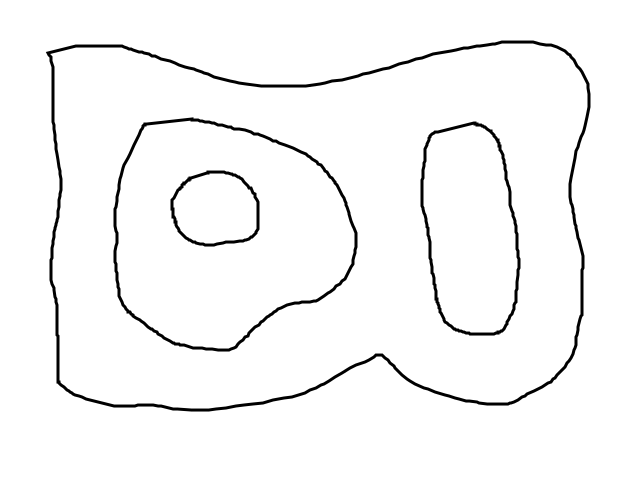
#> input picture test1.png, 640 x 480 px
$ python utils.py
#> lines starting #> are read from the running program, lines starting #| are printed output that depends on the picture; after the words box and inside, x2 and y2 are one past the last pixel; in counts of white or black regions, pixels touching at a corner belong together
import cv2
import numpy as np
import math
import csv
from matplotlib import pyplot as plt
from collections import defaultdict


# [21 lines left out: function readMultiLayerCSV, not called in this run]


class UnionFind(object):
    """
    构造函数。初始化一个并查集，其中的元素为0到n-1。
    father列表储存每个元素的父节点；初始化时，每个元素父节点都是其自身。
    """

    def __init__(self, n):
        self.father = [i for i in range(n)]

    # [46 lines left out: functions find, union, groups, judgeDilationDirection, not called in this run]


class ImageProcessor:
    def __init__(self):
        self.image_path = "test1.png"
        self.output_path = "test1.csv"

    @staticmethod
    def contour_similarity(c1, c2):
        return cv2.matchShapes(c1, c2, cv2.CONTOURS_MATCH_I3, 0)

    def process_image(self, image_path, output_path):
#> called with image_path = 'test1.png', output_path = 'test1.csv'
        self.image_path = image_path
        self.output_path = output_path

        image = cv2.imread(self.image_path, cv2.IMREAD_GRAYSCALE)
#> image is the input picture: shape (480, 640); min 0, max 255, mean 246.7
        plt.subplot(131), plt.imshow(image, cmap='gray'), plt.axis("off"), plt.title("Original Image")

        _, binary = cv2.threshold(image, 127, 255, cv2.THRESH_BINARY_INV)
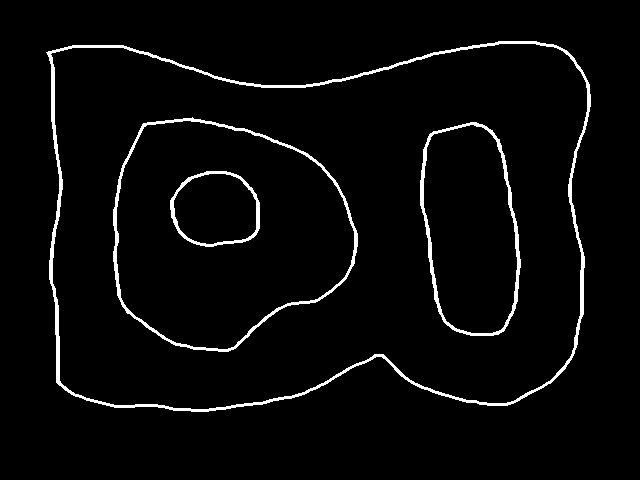
#> binary: shape (480, 640); 3.4% white; 4 white regions, box (x1, y1, x2, y2) and area: (46, 41, 591, 412) 5512, (113, 117, 358, 352) 2359, (420, 122, 521, 336) 1804, (170, 171, 260, 247) 860

        edges = cv2.Canny(binary, 100, 200)
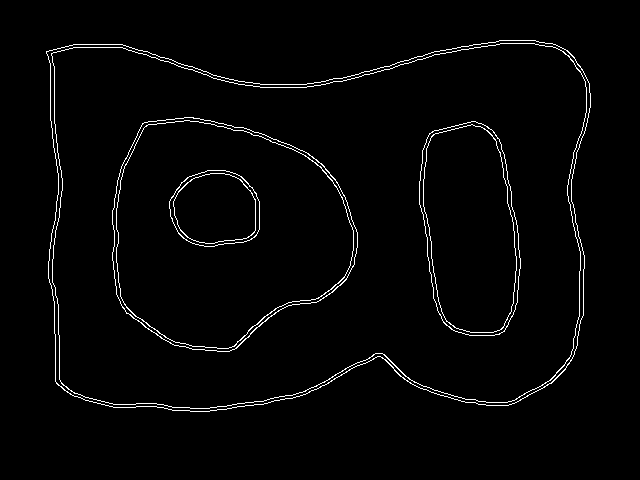
#> edges: shape (480, 640); 2.2% white in thin lines or dots, all inside (x1, y1, x2, y2) = (46, 40, 591, 412)

        contours, _ = cv2.findContours(edges, cv2.RETR_LIST, cv2.CHAIN_APPROX_SIMPLE)
#> contours = 16 contours; largest, box (x1, y1, x2, y2) and area: (46, 40, 591, 412) 176154, (46, 40, 591, 412) 176083, (51, 43, 587, 409) 170638, (51, 43, 587, 409) 170562, (112, 117, 358, 352) 43591
        contours = sorted(contours, key=cv2.contourArea, reverse=True)

        selected_contours = [contours[0]]
#> selected_contours = 1 contour; box (x1, y1, x2, y2) and area: (46, 40, 591, 412) 176154
        for idx, contour in enumerate(contours[1:]):
            # 计算当前轮廓与已选轮廓的相似性
            similarity_scores = [self.contour_similarity(contour, selected) for selected in selected_contours]
            # 如果相似性较低，说明是一个新的轮廓，将其加入已选轮廓列表
            if min(similarity_scores) > 0.2:
                selected_contours.append(contour)
#> this loop made 15 passes
#> similarity_scores on passes 1 to 12: [0.000704], [0.00648], [0.0067], [0.413], [0.412, 0.00117], [0.412, 0.00915], [0.411, 0.01], [0.331, 1.27], [0.331, 1.27, 0.000549], [0.389, 1.37, 0.0437], [0.388, 1.36, 0.0428], [0.295, 0.206, 0.47]
#> after the loop, selected_contours = 4 contours; box (x1, y1, x2, y2) and area: (46, 40, 591, 412) 176154, (112, 117, 358, 352) 43591, (419, 121, 521, 336) 17351, (169, 170, 260, 247) 5550

        with open(self.output_path, 'w', newline='') as file:
            writer = csv.writer(file)
            for idx, contour in enumerate(selected_contours):
                print(f"Processing contour {idx + 1}")
                contour_name = f"Curve{idx + 1}" if idx > 0 else "MainCurve"
                writer.writerow([contour_name])
                for point in contour:
                    x, y = point[0]
                    # y轴取图像高度减去y轴坐标，使得坐标原点在左上角
                    writer.writerow([x, image.shape[1] - y])
#> this loop made 4 passes
#| Processing contour 1
#| Processing contour 2
#| Processing contour 3
#| Processing contour 4

        # 创建和原始图像一样大小的空图像
        contours = np.ones_like(image)
        cv2.drawContours(contours, selected_contours, -1, (0, 0, 255), 2)
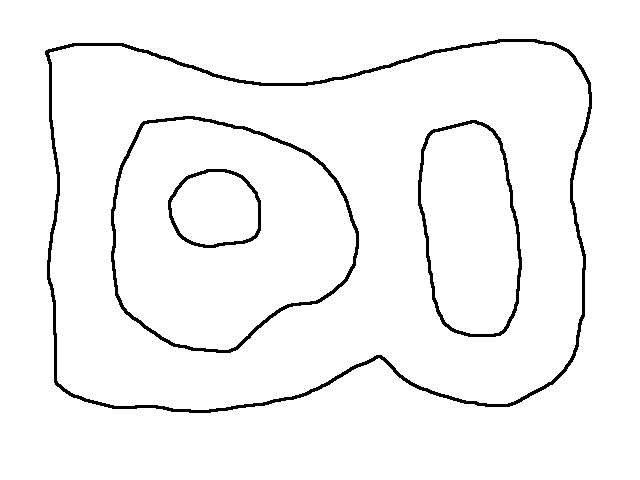
#> contours: shape (480, 640); values 0 (black) and 1 (white), 96.4% white; 4 black regions, box (x1, y1, x2, y2) and area: (45, 39, 592, 413) 5793, (111, 116, 359, 353) 2628, (418, 120, 522, 337) 1772, (168, 169, 261, 248) 911

        # Show the image with all contours
        plt.subplot(132), plt.imshow(edges, cmap='gray'), plt.axis("off"), plt.title("Canny Edge Detection")
        plt.subplot(133), plt.imshow(contours, cmap='gray'), plt.axis("off"), plt.title("Contours")
        plt.show()
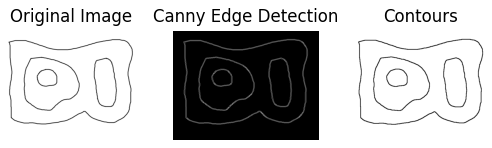
#> figure drawn by matplotlib, 3 panels
        # [9 lines of commented-out code are left out]


# [127 lines left out: functions pointPlot, pointProject, getRectangle, pointSample, not called in this run]


if __name__ == '__main__':
    # 使用示例
    processor = ImageProcessor()
    processor.process_image('test1.png', 'test1.csv')

$ run again, with test.png copied over test1.png
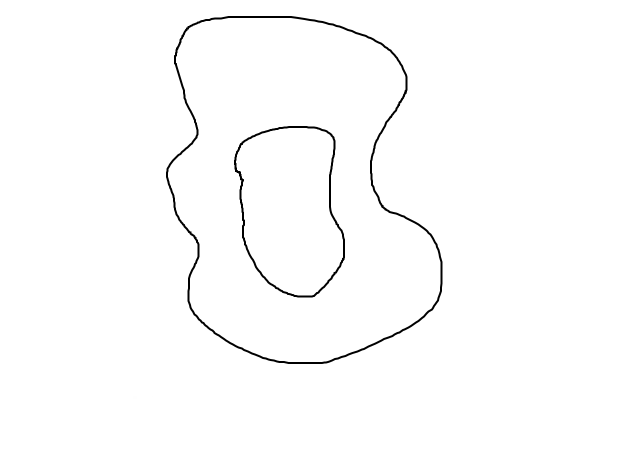
#> input picture test.png, 1238 x 910 px (shown at 1/2 size)
#> in process_image, image is the input picture: shape (910, 1238); min 0, max 255, mean 252.1
#> in process_image, `_, binary = cv2.threshold(image, 127, 255, cv2.THRESH_BINARY_INV)`:
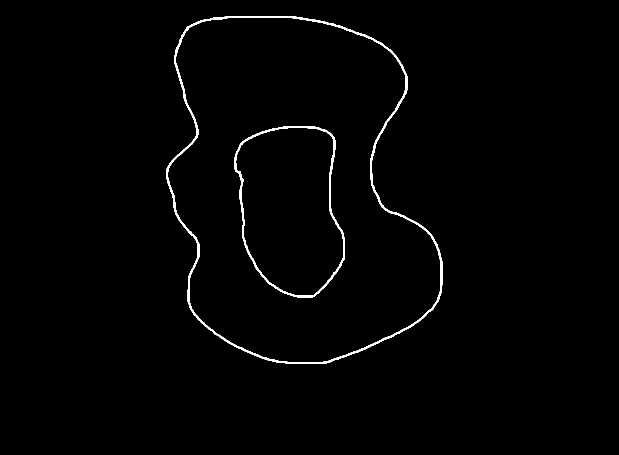
#> binary: shape (910, 1238) (shown at 1/2 size); 1.1% white; 2 white regions, box (x1, y1, x2, y2) and area: (332, 32, 885, 728) 8725, (468, 252, 690, 595) 3784
#> edges: shape (910, 1238); 0.57% white in thin lines or dots, all inside (x1, y1, x2, y2) = (331, 31, 885, 728)
#> in process_image, `contours, _ = cv2.findContours(edges, cv2.RETR_LIST, cv2.CHAIN_APPROX_..`: contours = 8 contours; box (x1, y1, x2, y2) and area: (331, 31, 885, 728) 289296, (331, 31, 885, 728) 289065, (335, 35, 881, 724) 280574, (335, 35, 881, 724) 280342, (467, 251, 690, 595) 59228, (467, 251, 690, 595) 59128, (471, 255, 686, 591) 55440, (471, 255, 686, 591) 55346
#> selected_contours = 1 contour; box (x1, y1, x2, y2) and area: (331, 31, 885, 728) 289296
#> the loop in process_image, `for idx, contour in enumerate(contours[1:]):` made 7 passes
#> similarity_scores on passes 1 to 7: [0.000712], [0.00929], [0.01], [0.113], [0.113], [0.135], [0.134]
#> the loop in process_image, `for idx, contour in enumerate(selected_contours):` made 1 pass
#> (printed output is left out)
#> in process_image, `plt.show()`:
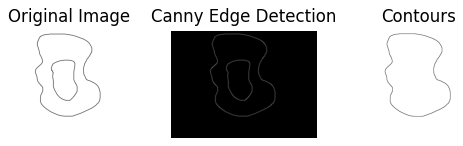
#> figure drawn by matplotlib, 3 panels
